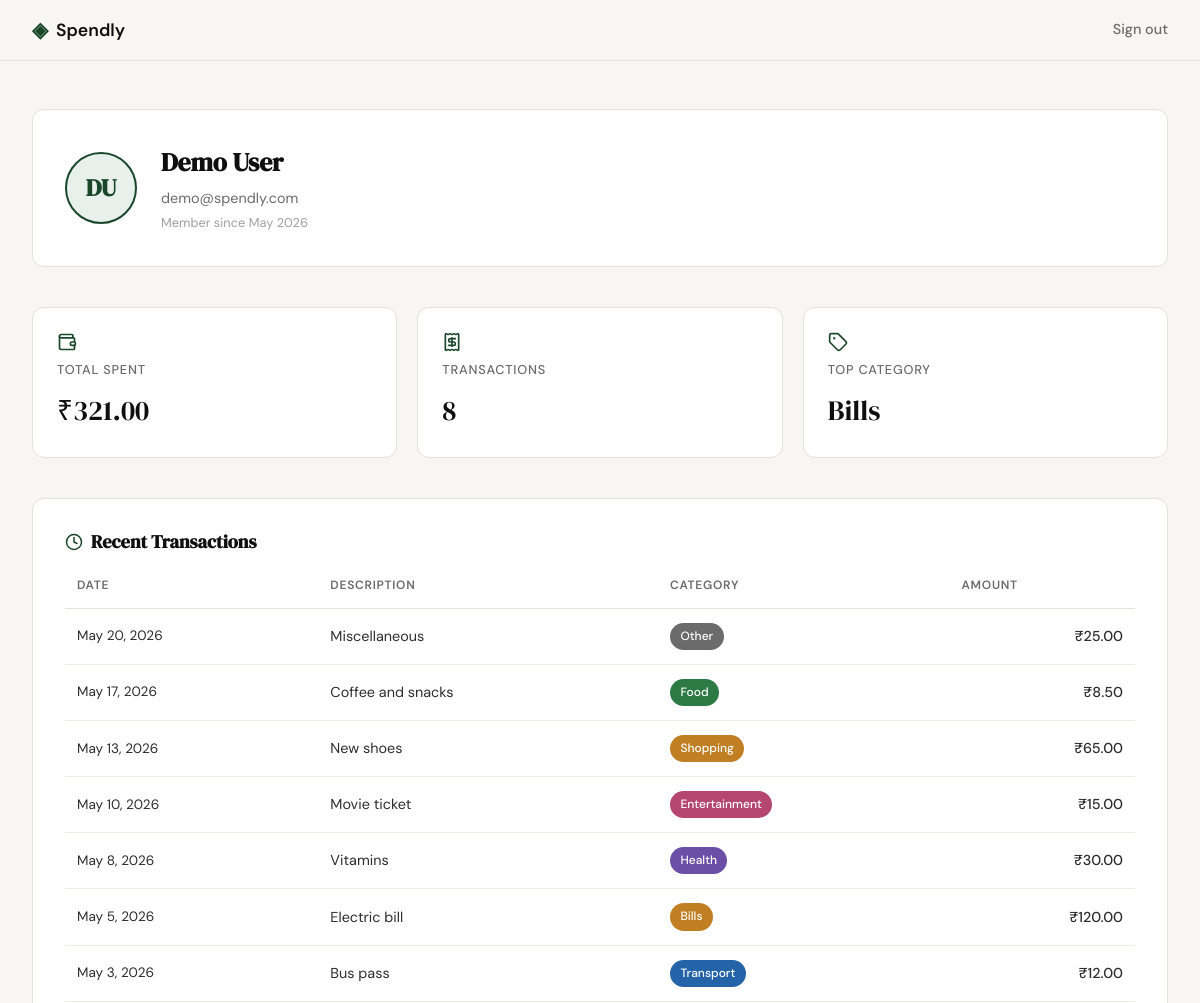
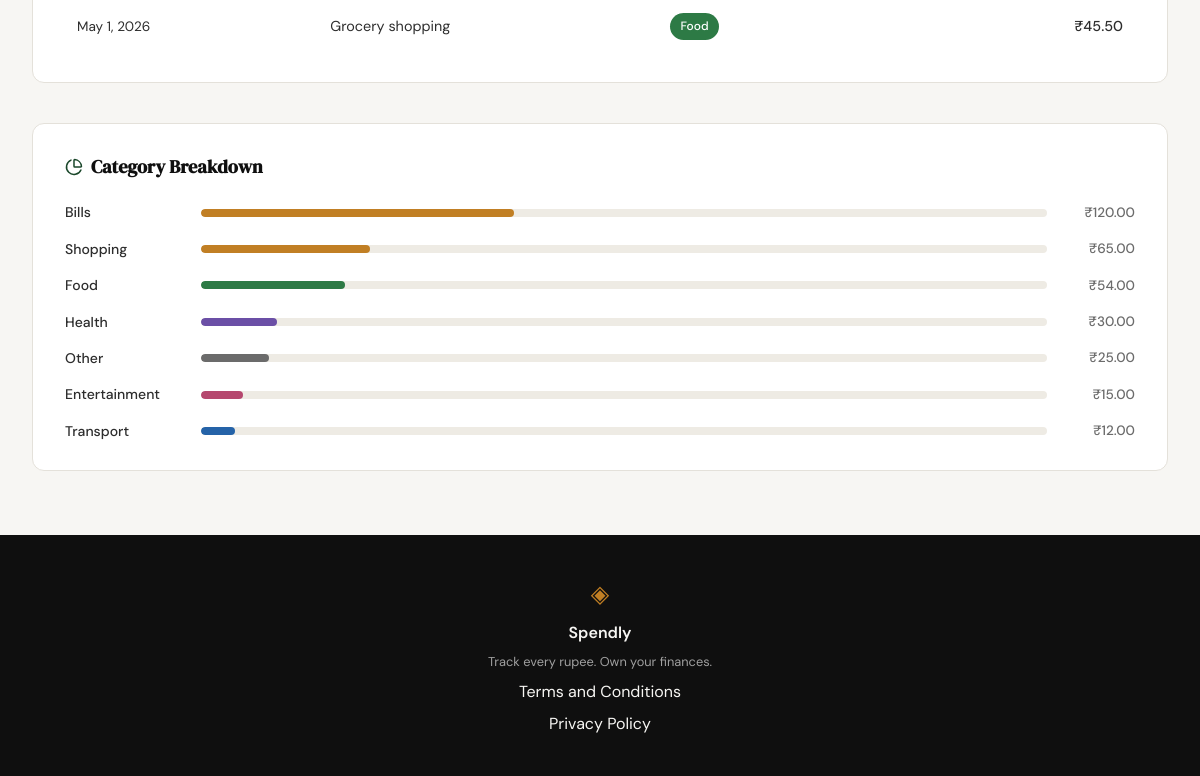
Screenshot of /profile (signed in) with the database file from the repository (2 pictures, top to bottom).
### tables this page shows
CREATE TABLE users (
            id            INTEGER PRIMARY KEY AUTOINCREMENT,
            name          TEXT    NOT NULL,
            email         TEXT    UNIQUE NOT NULL,
            password_hash TEXT    NOT NULL,
            created_at    TEXT    DEFAULT (datetime('now'))
        );

CREATE TABLE expenses (
            id          INTEGER PRIMARY KEY AUTOINCREMENT,
            user_id     INTEGER NOT NULL,
            amount      REAL    NOT NULL,
            category    TEXT    NOT NULL,
            date        TEXT    NOT NULL,
            description TEXT,
            created_at  TEXT    DEFAULT (datetime('now')),
            FOREIGN KEY (user_id) REFERENCES users(id)
        );

### app.py (the view)
@app.route("/profile")
def profile():
    if not session.get("user_id"):
        return redirect(url_for("login"))
    user_id = session["user_id"]
    user_row = get_user_by_id(user_id)
    if user_row is None:
        session.clear()
        return redirect(url_for("login"))
    initials = "".join(w[0].upper() for w in user_row["name"].split())[:2]
    user = {**user_row, "initials": initials}
    stats = get_summary_stats(user_id)
    transactions = get_recent_transactions(user_id)
    categories = get_category_breakdown(user_id)
    return render_template("profile.html",
                           user=user, stats=stats,
                           transactions=transactions, categories=categories)

### database/db.py (called while the page is built)
def get_db():
    conn = sqlite3.connect(DB_PATH)
    conn.row_factory = sqlite3.Row
    conn.execute("PRAGMA foreign_keys = ON")
    return conn

### database/queries.py (called while the page is built)
def get_user_by_id(user_id):
    conn = get_db()
    row = conn.execute(
        "SELECT name, email, created_at FROM users WHERE id = ?", (user_id,)
    ).fetchone()
    conn.close()
    if row is None:
        return None
    dt = datetime.datetime.fromisoformat(row["created_at"])
    return {"name": row["name"], "email": row["email"], "member_since": dt.strftime("%B %Y")}

def get_summary_stats(user_id):
    conn = get_db()
    row = conn.execute(
        "SELECT COALESCE(SUM(amount), 0) AS total_spent, COUNT(*) AS transaction_count "
        "FROM expenses WHERE user_id = ?", (user_id,)
    ).fetchone()
    top = conn.execute(
        "SELECT category FROM expenses WHERE user_id = ? "
        "GROUP BY category ORDER BY SUM(amount) DESC LIMIT 1", (user_id,)
    ).fetchone()
    conn.close()
    return {
        "total_spent": row["total_spent"],
        "transaction_count": row["transaction_count"],
        "top_category": top["category"] if top else "—",
    }

def get_recent_transactions(user_id, limit=10):
    conn = get_db()
    rows = conn.execute(
        "SELECT date, description, category, amount "
        "FROM expenses WHERE user_id = ? ORDER BY date DESC LIMIT ?",
        (user_id, limit),
    ).fetchall()
    conn.close()
    result = []
    for row in rows:
        dt = datetime.datetime.strptime(row["date"], "%Y-%m-%d")
        result.append({
            "date": dt.strftime("%B %-d, %Y"),
            "description": row["description"] or "",
            "category": row["category"],
            "amount": row["amount"],
        })
    return result

### templates/profile.html (shortened to what this page needs)
{% extends "base.html" %}
{% block head %}
<link rel="stylesheet" href="{{ url_for('static', filename='css/profile.css') }}">
{% endblock %}
{% block content %}
<div class="profile-page">
    <div class="profile-hero">
        <div class="profile-avatar">{{ user.initials }}</div>
        <div class="profile-identity">
            <h1 class="profile-name">{{ user.name }}</h1>
            <p class="profile-email">{{ user.email }}</p>
            <p class="profile-since">Member since {{ user.member_since }}</p>
        </div>
    </div>
    <div class="profile-stats">
        <div class="stat-card">
            <i data-lucide="wallet" class="stat-icon"></i>
            <span class="stat-label">Total Spent</span>
            <span class="stat-value">₹{{ "%.2f"|format(stats.total_spent) }}</span>
        </div>
        <div class="stat-card">
            <i data-lucide="receipt" class="stat-icon"></i>
            <span class="stat-label">Transactions</span>
            <span class="stat-value">{{ stats.transaction_count }}</span>
        </div>
        <div class="stat-card">
            <i data-lucide="tag" class="stat-icon"></i>
            <span class="stat-label">Top Category</span>
            <span class="stat-value">{{ stats.top_category }}</span>
        </div>
    </div>
    <div class="profile-section">
        <h2 class="section-title">
            <i data-lucide="clock"></i> Recent Transactions
        </h2>
        <div class="table-wrap">
            <table class="tx-table">
                <thead>
                    <tr>
                        <th>Date</th>
                        <th>Description</th>
                        <th>Category</th>
                        <th class="col-amount">Amount</th>
                    </tr>
                </thead>
                <tbody>
                    {% for tx in transactions %}
                    <tr>
                        <td class="tx-date">{{ tx.date }}</td>
                        <td>{{ tx.description }}</td>
                        <td><span class="badge badge-{{ tx.category|lower }}">{{ tx.category }}</span></td>
                        <td class="tx-amount">₹{{ "%.2f"|format(tx.amount) }}</td>
                    </tr>
                    {% endfor %}
                </tbody>
            </table>
        </div>
    </div>
    <div class="profile-section">
        <h2 class="section-title">
            <i data-lucide="pie-chart"></i> Category Breakdown
        </h2>
        <div class="category-list">
            {% for cat in categories %}
            <div class="category-row">
                <span class="category-name">{{ cat.name }}</span>
                <div class="category-track">
                    <div class="category-bar category-bar-{{ cat.name|lower }}" style="width: {{ cat.pct }}%"></div>
                </div>
                <span class="category-amt">₹{{ "%.2f"|format(cat.amount) }}</span>
            </div>
            {% endfor %}
        </div>
    </div>
</div>
{% endblock %}

### static/css/style.css (style rules this page uses)
:root { --ink: #0f0f0f; --ink-soft: #2d2d2d; --ink-muted: #6b6b6b; --ink-faint: #a0a0a0; --paper: #f7f6f3; --paper-warm: #f0ede6; --paper-card: #ffffff; --accent: #1a472a; --accent-light: #e8f0eb; --accent-2: #c17f24; --accent-2-light: #fdf3e3; --danger: #c0392b; --danger-light: #fdecea; --border: #e4e1da; --border-soft: #eeebe4; --font-display: 'DM Serif Display', Georgia, serif; --font-body: 'DM Sans', system-ui, sans-serif; --max-width: 1200px; --auth-width: 440px; --radius-sm: 6px; --radius-md: 12px; --radius-lg: 20px; }
*, *::before, *::after { box-sizing: border-box; margin: 0; padding: 0; }
html { font-size: 16px; scroll-behavior: smooth; }
body { background: var(--paper); color: var(--ink); font-family: var(--font-body); font-size: 1rem; line-height: 1.6; -webkit-font-smoothing: antialiased; }

### rows the page displays
users: name "Demo User", email "demo@spendly.com"
expenses: top_category "Bills", date "May 5, 2026", description "Electric bill", category "Bills", amount "120.00", name "Bills", {{ cat.pct }} 37 (drawn)
expenses: date "May 20, 2026", description "Miscellaneous", category "Other", amount "25.00", name "Other", {{ cat.pct }} 8 (drawn)
expenses: date "May 17, 2026", description "Coffee and snacks", category "Food", amount "8.50"
expenses: date "May 13, 2026", description "New shoes", category "Shopping", amount "65.00", name "Shopping", {{ cat.pct }} 20 (drawn)
expenses: date "May 10, 2026", description "Movie ticket", category "Entertainment", amount "15.00", name "Entertainment", {{ cat.pct }} 5 (drawn)
expenses: date "May 8, 2026", description "Vitamins", category "Health", amount "30.00", name "Health", {{ cat.pct }} 9 (drawn)
expenses: date "May 3, 2026", description "Bus pass", category "Transport", amount "12.00", name "Transport", {{ cat.pct }} 4 (drawn)
expenses: date "May 1, 2026", description "Grocery shopping", category "Food", amount "45.50"

### other values shown
{{ user.initials }} "DU"
{{ user.member_since }} "May 2026"
{{ "%.2f"|format(stats.total_spent) }} "321.00"
{{ stats.transaction_count }} "8"
{{ cat.name }} "Food"
{{ "%.2f"|format(cat.amount) }} "54.00"
